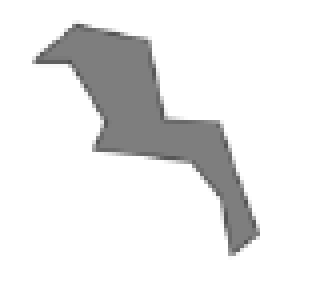
#> input picture BirdSilhouettes/Bird01.bmp, 78 x 76 px (shown 4 times larger); its folder holds only this picture in this run
$ python HCD.py
#> lines starting #> are read from the running program, lines starting #| are printed output that depends on the picture; after the words box and inside, x2 and y2 are one past the last pixel; in counts of white or black regions, pixels touching at a corner belong together
# -*- coding: utf-8 -*-
"""
Created on Tue Jul  9 12:32:56 2019

@author: Katarzyna Goch
modified by Felix Niebl
"""
import cv2
import numpy as np
import os
import Bird_Angle_calculator as computeAngles
import imutils #not standard in anaconda 2.7, install manually "conda install -c pjamesjoyce imutils"
from simplification.cutil import simplify_coords #not standard, install manually "pip install simplification"
#import csv

birdData = 'BirdSilhouettes'
birdShapeOutputFile = "birdShapes.txt"

#helping function to write the coordinates as tuples (https://stackoverflow.com/questions/10016352/convert-numpy-array-to-tuple)
def toTuple(a):
    try:
        return tuple(toTuple(i) for i in a)
    except TypeError:
        return a

#perhaps use Houghlines (https://docs.opencv.org/2.4/modules/imgproc/doc/feature_detection.html?highlight=cornerharris#canny86)
#or cv2.findcontours
def getTheCoordinateArray(file):
#> called with file = 'Bird01.bmp'
    img = cv2.imread(os.path.join(os.getcwd(),birdData,file))
#> img is the input picture: shape (76, 78, 3); min 81, max 255, mean 233.3
    gray = cv2.cvtColor(img,cv2.COLOR_BGR2GRAY)

    gray = np.float32(gray)

    #create shape-mask from the image
    lower = np.array([0, 0, 0])
    upper = np.array([128, 128, 128])
    shapeMask = cv2.inRange(img, lower, upper)
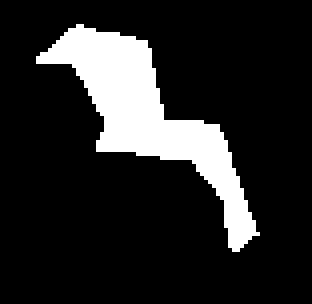
#> shapeMask: shape (76, 78) (shown 4 times larger); 15.2% white; 1 white region

    '''
    #shows the shape mask for each shape
    cv2.imshow("shapeMask", shapeMask)
    cv2.waitKey(0)
    '''

    #look for contours in the mask
    contours = cv2.findContours(shapeMask.copy(), cv2.RETR_EXTERNAL,cv2.CHAIN_APPROX_SIMPLE)
#> contours = 1 contour; box (x1, y1, x2, y2) and area: (9, 6, 65, 63) 813
    contours = imutils.grab_contours(contours)

    #format the list accordingly
    contours = contours[0]
#> contours = contour of 82 points, box (x1, y1, x2, y2) (9, 6, 65, 63), area 813
    corners = []
    for vertex in contours:
        corners.append(vertex[0].tolist())
#> this loop made 82 passes
#> vertex on passes 1 to 12: [[19, 6]], [[18, 7]], [[17, 7]], [[11, 13]], [[10, 13]], [[9, 14]], [[9, 15]], [[17, 15]], [[19, 17]], [[19, 18]], [[21, 20]], [[21, 21]]
#> after the loop, corners = 82 pairs, first value 9 to 64, second value 6 to 62

    #simpliufy the shape
#> (the run stopped early here; a loop or call above may not have finished)

$ run again, on BirdSilhouettes/Bird07.bmp
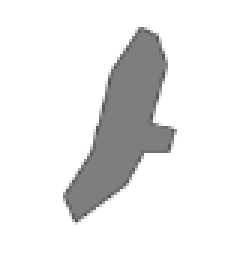
#> input picture BirdSilhouettes/Bird07.bmp, 80 x 85 px (shown 3 times larger)
#> in getTheCoordinateArray, img is the input picture: shape (85, 80, 3); min 82, max 255, mean 233.5
#> in getTheCoordinateArray, `shapeMask = cv2.inRange(img, lower, upper)`:
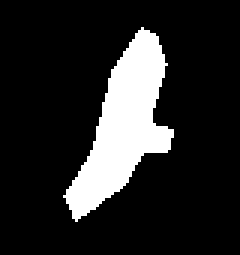
#> shapeMask: shape (85, 80) (shown 3 times larger); 15.4% white; 1 white region
#> in getTheCoordinateArray, `contours = cv2.findContours(shapeMask.copy(), cv2.RETR_EXTERNAL,cv2.CH..`: contours = 1 contour; box (x1, y1, x2, y2) and area: (21, 9, 58, 74) 974
#> in getTheCoordinateArray, `contours = contours[0]`: contours = contour of 89 points, box (x1, y1, x2, y2) (21, 9, 58, 74), area 974
#> the loop in getTheCoordinateArray, `for vertex in contours:` made 89 passes
#> vertex on passes 1 to 8: [[47, 9]], [[45, 11]], [[45, 12]], [[43, 14]], [[43, 15]], [[41, 17]], [[41, 18]], [[39, 20]]
#> after the loop in getTheCoordinateArray, `for vertex in contours:`: corners = 89 pairs, first value 21 to 57, second value 9 to 73

$ run again, on BirdSilhouettes/Bird08.bmp
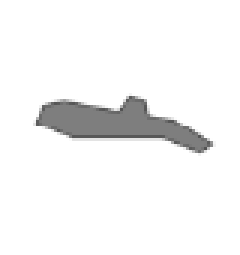
#> input picture BirdSilhouettes/Bird08.bmp, 80 x 85 px (shown 3 times larger)
#> in getTheCoordinateArray, img is the input picture: shape (85, 80, 3); min 83, max 255, mean 244.1
#> in getTheCoordinateArray, `shapeMask = cv2.inRange(img, lower, upper)`:
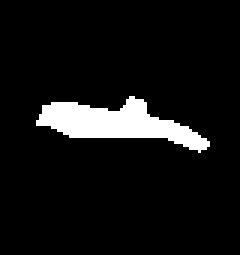
#> shapeMask: shape (85, 80) (shown 3 times larger); 7.4% white; 1 white region
#> in getTheCoordinateArray, `contours = cv2.findContours(shapeMask.copy(), cv2.RETR_EXTERNAL,cv2.CH..`: contours = 1 contour; box (x1, y1, x2, y2) and area: (12, 32, 70, 51) 444
#> in getTheCoordinateArray, `contours = contours[0]`: contours = contour of 57 points, box (x1, y1, x2, y2) (12, 32, 70, 51), area 444
#> the loop in getTheCoordinateArray, `for vertex in contours:` made 57 passes
#> vertex on passes 1 to 8: [[43, 32]], [[42, 33]], [[42, 34]], [[39, 37]], [[36, 37]], [[35, 36]], [[30, 36]], [[29, 35]]
#> after the loop in getTheCoordinateArray, `for vertex in contours:`: corners = 57 pairs, first value 12 to 69, second value 32 to 50

$ run again, on BirdSilhouettes/Bird09.bmp
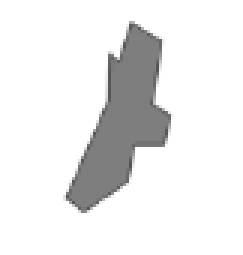
#> input picture BirdSilhouettes/Bird09.bmp, 81 x 85 px (shown 3 times larger)
#> in getTheCoordinateArray, img is the input picture: shape (85, 81, 3); min 84, max 255, mean 234.7
#> in getTheCoordinateArray, `shapeMask = cv2.inRange(img, lower, upper)`:
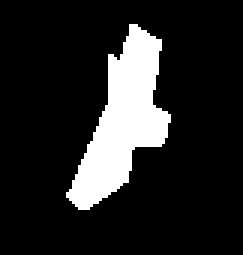
#> shapeMask: shape (85, 81) (shown 3 times larger); 14.5% white; 1 white region
#> in getTheCoordinateArray, `contours = cv2.findContours(shapeMask.copy(), cv2.RETR_EXTERNAL,cv2.CH..`: contours = 1 contour; box (x1, y1, x2, y2) and area: (22, 8, 57, 70) 926
#> in getTheCoordinateArray, `contours = contours[0]`: contours = contour of 75 points, box (x1, y1, x2, y2) (22, 8, 57, 70), area 926
#> the loop in getTheCoordinateArray, `for vertex in contours:` made 75 passes
#> vertex on passes 1 to 8: [[43, 8]], [[43, 11]], [[42, 12]], [[42, 13]], [[41, 14]], [[41, 17]], [[40, 18]], [[40, 19]]
#> after the loop in getTheCoordinateArray, `for vertex in contours:`: corners = 75 pairs, first value 22 to 56, second value 8 to 69

$ run again, on BirdSilhouettes/Bird02.bmp
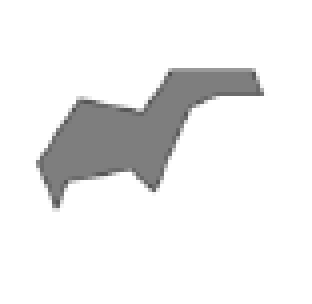
#> input picture BirdSilhouettes/Bird02.bmp, 78 x 76 px (shown 4 times larger)
#> in getTheCoordinateArray, img is the input picture: shape (76, 78, 3); min 83, max 255, mean 236.8
#> in getTheCoordinateArray, `shapeMask = cv2.inRange(img, lower, upper)`:
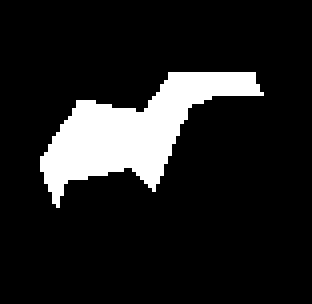
#> shapeMask: shape (76, 78) (shown 4 times larger); 12.7% white; 1 white region
#> in getTheCoordinateArray, `contours = cv2.findContours(shapeMask.copy(), cv2.RETR_EXTERNAL,cv2.CH..`: contours = 1 contour; box (x1, y1, x2, y2) and area: (10, 18, 66, 52) 680
#> in getTheCoordinateArray, `contours = contours[0]`: contours = contour of 69 points, box (x1, y1, x2, y2) (10, 18, 66, 52), area 680
#> the loop in getTheCoordinateArray, `for vertex in contours:` made 69 passes
#> vertex on passes 1 to 8: [[42, 18]], [[42, 19]], [[40, 21]], [[40, 22]], [[37, 25]], [[37, 26]], [[35, 28]], [[34, 28]]
#> after the loop in getTheCoordinateArray, `for vertex in contours:`: corners = 69 pairs, first value 10 to 65, second value 18 to 51
